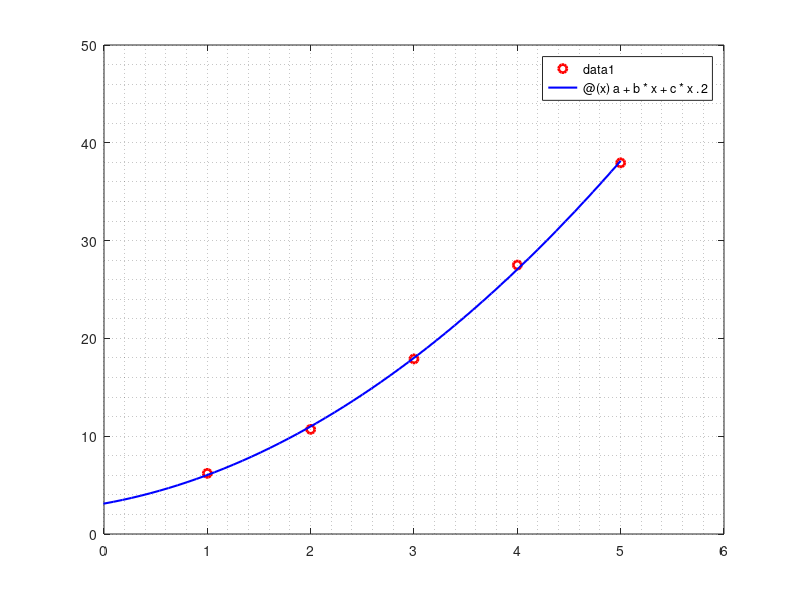

Recreate this plot in MATLAB.
% Second order fit
clc
close all
clear

x = [1 2 3 4 5]
y = [6.2 10.7 17.9 27.5 37.95]
n = length(x)
x2 = x.^2
x3 = x.^3
x4 = x.^4
xy = x.*y
x2y = x2.*y
s_x = sum(x)
s_y = sum(y)
s_x2 = sum(x2)
s_x3 = sum(x3)
s_x4 = sum(x4)
s_xy = sum(xy)
s_x2y = sum(x2y)

P = [s_y s_xy s_x2y]'
R = [n s_x s_x2
    s_x s_x2 s_x3
    s_x2 s_x3 s_x4]
Q = R\P 

a = Q(1)
b = Q(2)
c = Q(3)

f = @(x) a + b*x + c*x.^2
plot(x,y,'or','linewidth',2);
grid minor;
hold on;
fplot(f,'-b','linewidth',1.5);
axis([0 6 0 50]);
hold off;